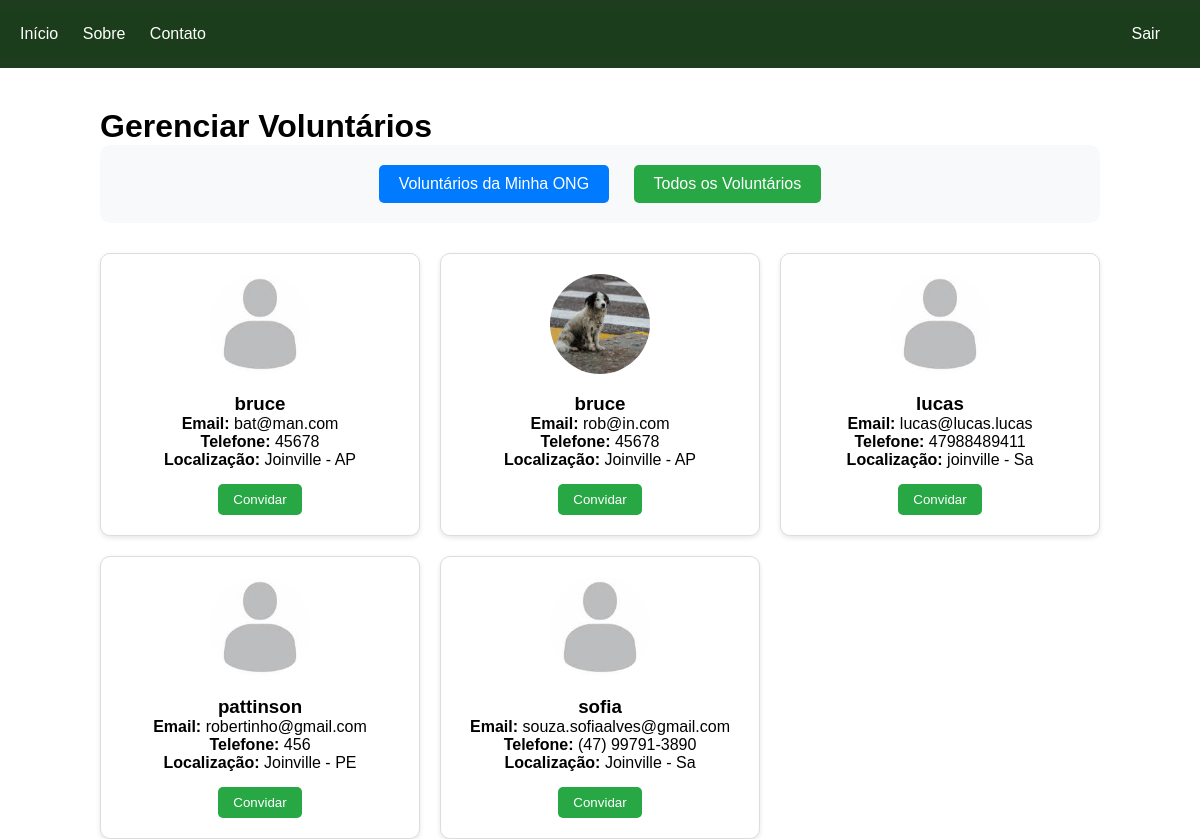
The app's page /voluntarios_lista.php (signed in) with its own data.
### tables this page shows
CREATE TABLE voluntarios (
    id_voluntario INT PRIMARY KEY AUTO_INCREMENT,
    id_usuario INT NOT NULL,
    nome VARCHAR(150) NOT NULL,
    email VARCHAR(255) UNIQUE NOT NULL,
    telefone VARCHAR(30),
    cpf VARCHAR(20) UNIQUE,
    endereco VARCHAR(255),
    complemento VARCHAR(255),
    cidade VARCHAR(255) NOT NULL,
    estado VARCHAR(2) NOT NULL,
    cep VARCHAR(12) NOT NULL,
    qualificacoes TEXT,
    imagem VARCHAR(155),
    criado_em TIMESTAMP DEFAULT CURRENT_TIMESTAMP,
    FOREIGN KEY (id_usuario) REFERENCES usuarios(id_usuario) ON DELETE CASCADE
);

### voluntarios_lista.php (the view, shortened to what this page needs)
<?php
$id_usuario = $_SESSION['id_usuario'];
$ong = new Ong();
$ongData = $ong->buscarPorIdUsuario($id_usuario);
$id_ong = $ongData['id_ong'];
$mostrar_todos = !isset($_GET['todos']) || (isset($_GET['todos']) && $_GET['todos'] == '1');
$con = new Conexao();
$sql_todos = "
    SELECT v.id_voluntario, v.nome, v.email, v.telefone, v.imagem, v.cidade, v.estado
    FROM voluntarios v
    ORDER BY v.nome ASC
";
$sql_ong = "
    SELECT v.id_voluntario, v.nome, v.email, v.telefone, v.imagem, v.cidade, v.estado
    FROM ongs_voluntarios ov
    INNER JOIN voluntarios v ON v.id_voluntario = ov.id_voluntario
    WHERE ov.id_ong = ?
    ORDER BY v.nome ASC
";
if ($mostrar_todos) {
    $stmt = $con->prepare($sql_todos);
    $stmt->execute();
} else {
    $stmt = $con->prepare($sql_ong);
    $stmt->execute([$id_ong]);
}
$voluntarios = $stmt->fetchAll(PDO::FETCH_ASSOC);
?>
<!DOCTYPE html>
<html lang="pt-br">
<head>
    <link rel="stylesheet" href="CSS.css">
</head>
<body>
<header>
    <div class="nav" style="display: flex; justify-content: space-between; align-items: center;">
        <div class="nav-esquerda">
            <a href="index.php">Início</a>
            <a href="sobre.html">Sobre</a>
            <a href="contato.html">Contato</a>
        </div>
        <div class="nav-direita">
            <?php if (isset($_SESSION['id_usuario'])): ?>
                <a href="logout.php">Sair</a>
            <?php endif; ?>
        </div>
    </div>
</header>
<div class="container-voluntarios">
    <h1>Gerenciar Voluntários</h1>
    <div class="filtros">
        <form method="GET" action="">
            <button type="submit" name="todos" value="0"
                    class="btn-filtro <?= !$mostrar_todos ? 'ativo' : '' ?>">
                Voluntários da Minha ONG
            </button>
            <button type="submit" name="todos" value="1"
                    class="btn-filtro <?= $mostrar_todos ? 'ativo' : '' ?>">
                Todos os Voluntários
            </button>
        </form>
    </div>
    <?php if (count($voluntarios) == 0): ?>
        <p>Nenhum voluntário encontrado.</p>
    <?php else: ?>
        <div class="vol-grid">
            <?php foreach ($voluntarios as $v):
                $stmt_check = $con->prepare("SELECT 1 FROM ongs_voluntarios WHERE id_ong = ? AND id_voluntario = ?");
                $stmt_check->execute([$id_ong, $v['id_voluntario']]);
                $esta_na_ong = $stmt_check->fetch() !== false;
            ?>
            <div class="vol-card">
                <img src="<?= $v['imagem'] ?: 'assets/sem-foto.jpg' ?>"
                     alt="<?= $v['nome'] ?>">
                <h3><?= $v['nome'] ?></h3>
                <p><strong>Email:</strong> <?= $v['email'] ?></p>
                <p><strong>Telefone:</strong> <?= $v['telefone'] ?></p>
                <p><strong>Localização:</strong> <?= $v['cidade'] ?> - <?= $v['estado'] ?></p>
                <div class="acoes">
                    <?php if (!$esta_na_ong): ?>
                        <button class="btn-acao btn-adicionar"
                                onclick="adicionarVoluntario(<?= $v['id_voluntario'] ?>)">
                            Convidar
                        </button>
                    <?php endif; ?>
                </div>
            </div>
            <?php endforeach; ?>
        </div>
    <?php endif; ?>
</div>
</body>
</html>

### CSS.css (style rules this page uses)
* { margin: 0; padding: 0; box-sizing: border-box; }
body, html { height: 100%; font-family: Arial, sans-serif; }
.nav { background-color: #1b3d1b; padding: 15px 20px; }
.nav a { color: white; text-decoration: none; margin-right: 20px; font-weight: 500; }
header { background-color: #1e3d1f; padding: 10px 0; }
.container-voluntarios { width: 90%; max-width: 1000px; margin: 40px auto; }
.vol-grid { display: grid; grid-template-columns: repeat(auto-fill, minmax(260px, 1fr)); gap: 20px; }
.vol-card { background: white; padding: 15px; border-radius: 10px; box-shadow: 0 2px 8px #0002; text-align: center; }
.vol-card img { width: 120px; height: 120px; border-radius: 50%; object-fit: cover; margin-bottom: 10px; }
.filtros { background: #f8f9fa; padding: 20px; border-radius: 10px; margin-bottom: 30px; text-align: center; }
.btn-filtro { background: #007bff; color: white; border: none; padding: 10px 20px; border-radius: 5px; cursor: pointer; margin: 0 10px; font-size: 16px; }
.btn-filtro.ativo { background: #28a745; }
.vol-grid { display: grid; grid-template-columns: repeat(auto-fill, minmax(300px, 1fr)); gap: 20px; margin-top: 20px; }
.vol-card { border: 1px solid #ddd; border-radius: 10px; padding: 20px; text-align: center; background: white; box-shadow: 0 2px 5px rgba(0,0,0,0.1); }
.vol-card img { width: 100px; height: 100px; border-radius: 50%; object-fit: cover; margin-bottom: 15px; }
.acoes { margin-top: 15px; }
.btn-acao { padding: 8px 15px; border: none; border-radius: 5px; cursor: pointer; margin: 0 5px; }
.btn-adicionar { background: #28a745; color: white; }

### records on screen
voluntarios: nome "bruce", email "bat@man.com", telefone "45678", cidade "Joinville", estado "AP"
voluntarios: imagem (picture), nome "bruce", email "rob@in.com", telefone "45678", cidade "Joinville", estado "AP"
voluntarios: nome "lucas", email "lucas@lucas.lucas", telefone "47988489411", cidade "joinville", estado "Sa"
voluntarios: nome "pattinson", email "robertinho@gmail.com", telefone "456", cidade "Joinville", estado "PE"
voluntarios: nome "sofia", email "souza.sofiaalves@gmail.com", telefone "(47) 99791-3890", cidade "Joinville", estado "Sa"
